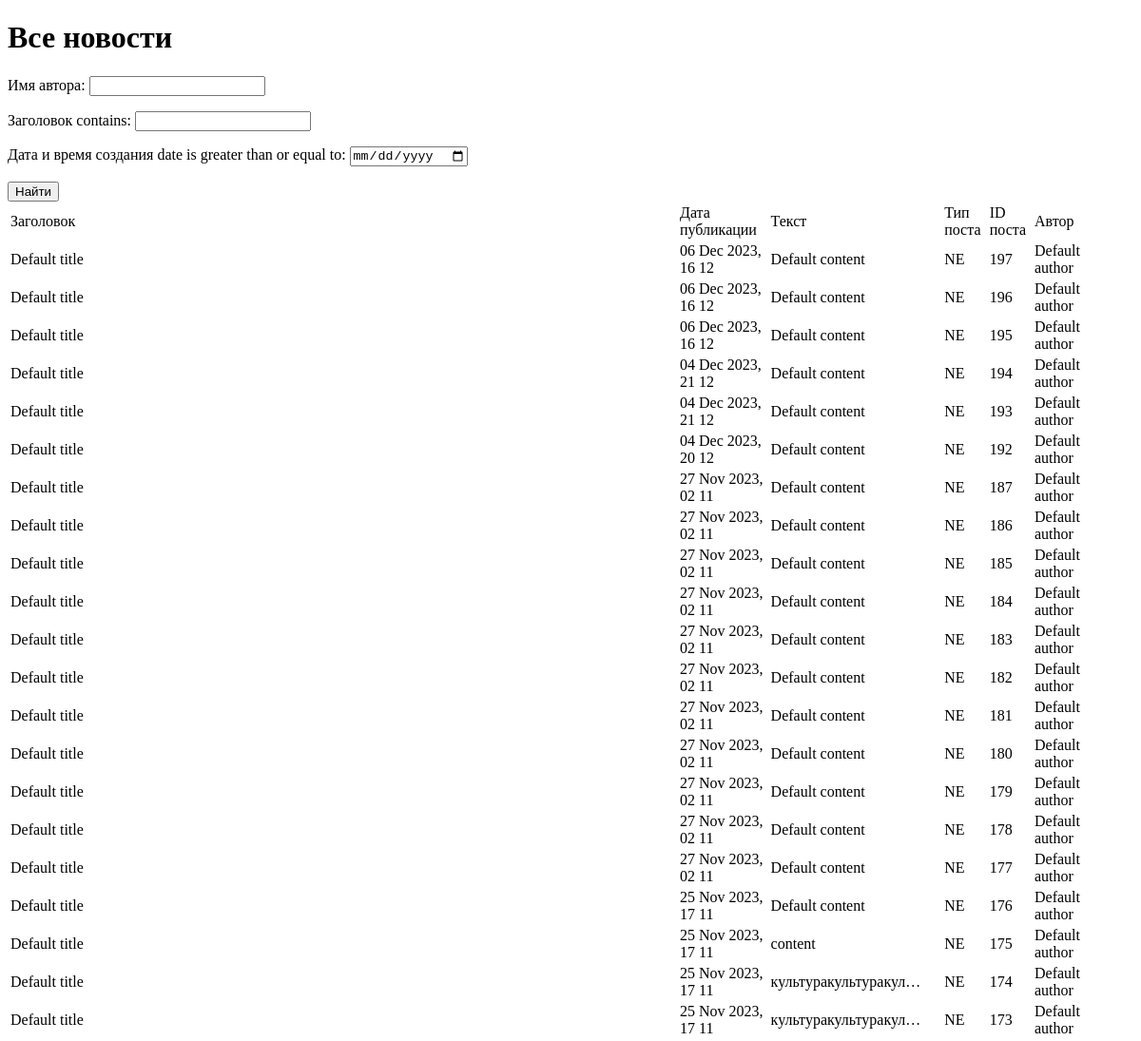
/news/search/ (signed in, upper part), run on an earlier commit of the app's database.
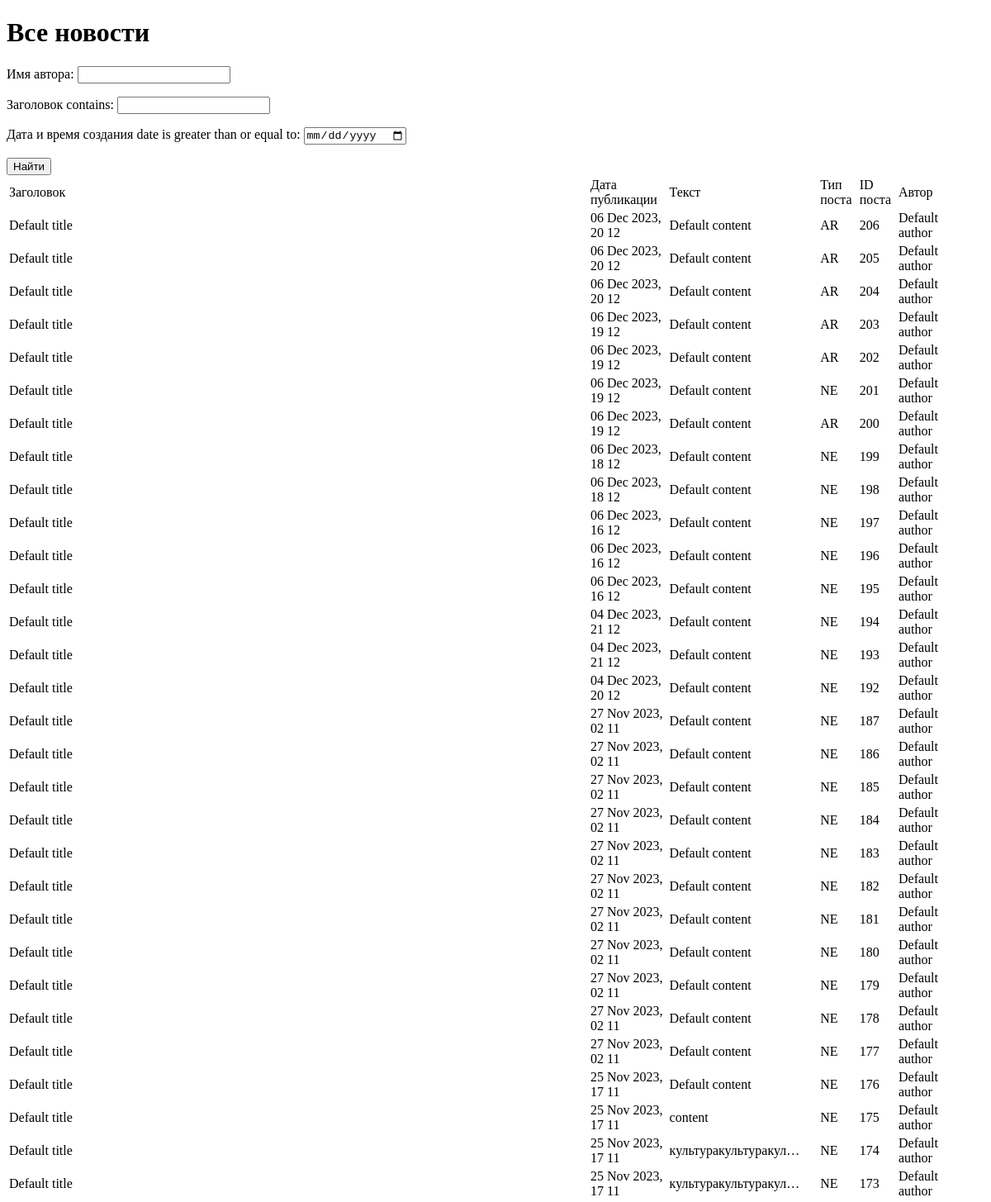
And on a later commit of the database.
### news/models.py (models this page shows, shortened)
class Post(models.Model):
    news = 'NE'
    article = 'AR'
    POST_TYPES = [
        (news, 'Новость'),
        (article, 'Статья')
    ]
    author = models.CharField(max_length=255, default='Default author', verbose_name='имя автора')
    post_type = models.CharField(max_length=2, choices=POST_TYPES, default=article, verbose_name='Вид поста')
    date_create = models.DateTimeField(auto_now_add=True, verbose_name='дата и время создания')
    date_update = models.DateTimeField(auto_now=True, verbose_name='дата и время изменения')
    categories = models.ManyToManyField(Category, verbose_name='Категории')
    title = models.CharField(max_length=255, default='Default title', verbose_name='заголовок')
    content = models.TextField(default='Default content', verbose_name='текст')

### news/views.py (the view)
# urls.py: path('news/search/', NewsSearch.as_view(), name = 'news_search'),
class NewsSearch(LoginRequiredMixin, ListView):
    model = Post
    template_name = 'flatpages/news_search.html'
    queryset = Post.objects.order_by('-date_create')
    context_object_name = 'news'
    def get_queryset(self):
        queryset = super().get_queryset()
        self.filterset = PostFilter(self.request.GET, queryset)
        return self.filterset.qs
    def get_context_data(self, **kwargs):
        context = super().get_context_data(**kwargs)
        context['filterset'] = self.filterset
        return context

### news/templatetags/custom_filters.py (called while the page is built)
@register.filter()
def censor(text):
    spl_text = text.split()
    explicitwords = ['дВижения',
                     'ТраСсе',
                     'производственных',
                     'Однако',
                     'детонациЮ']
    for ex_word in explicitwords:
        ex_word = ex_word.title()
        for word in spl_text:
            word1 = word[0].upper() + word[1:]
            if word1 == ex_word:
                text = text.replace(word, word[0] + '*' * (len(word) - 1))
    """Removes all values of arg from the given string"""
    return text

### templates/flatpages/news_search.html (shortened to what this page needs)
{% extends 'flatpages/default.html' %}
{% load custom_filters %}
{% load custom_tags %}
{% block content %}
    <h1>Все новости</h1>
    <form action="" method="get">
    {{ filterset.form.as_p }}
    <input type="submit" value="Найти"/>
    </form>
    {% if news %}
       <table>
           <tr>
               <td>Заголовок</td>
               <td>Дата публикации</td>
               <td>Текст</td>
               <td>Тип поста</td>
               <td>ID поста</td>
               <td>Автор</td>
           </tr>
           {% for new in news %}
           <tr>
               <td>{{ new.title|censor }}&emsp;</td>
               <td>{{ new.date_create|date:'d M Y, H m'|censor}}&emsp;</td>
               <td>{{ new.content|truncatechars:20|censor }}&emsp;</td>
               <td>{{ new.post_type }}&emsp;</td>
               <td>{{ new.id }}&emsp;</td>
               <td>{{ new.author }}&emsp;</td>
           </tr>
           {% endfor %}
       </table>
    {% else %}
       <h2>Новостей нет!</h2>
    {% endif %}
{% endblock content %}

What changed in the data, as far as the page shows it:
added Post: title|censor "Default title", date_create|censor "06 Dec 2023, 20 12", content|censor "Default content", post_type "AR", id "206", author "Default author"
added Post: title|censor "Default title", date_create|censor "06 Dec 2023, 20 12", content|censor "Default content", post_type "AR", id "205", author "Default author"
added Post: title|censor "Default title", date_create|censor "06 Dec 2023, 20 12", content|censor "Default content", post_type "AR", id "204", author "Default author"
added Post: title|censor "Default title", date_create|censor "06 Dec 2023, 19 12", content|censor "Default content", post_type "AR", id "203", author "Default author"
added Post: title|censor "Default title", date_create|censor "06 Dec 2023, 19 12", content|censor "Default content", post_type "AR", id "202", author "Default author"
added Post: title|censor "Default title", date_create|censor "06 Dec 2023, 19 12", content|censor "Default content", post_type "NE", id "201", author "Default author"
added Post: title|censor "Default title", date_create|censor "06 Dec 2023, 19 12", content|censor "Default content", post_type "AR", id "200", author "Default author"
added Post: title|censor "Default title", date_create|censor "06 Dec 2023, 18 12", content|censor "Default content", post_type "NE", id "199", author "Default author"
added Post: title|censor "Default title", date_create|censor "06 Dec 2023, 18 12", content|censor "Default content", post_type "NE", id "198", author "Default author"
